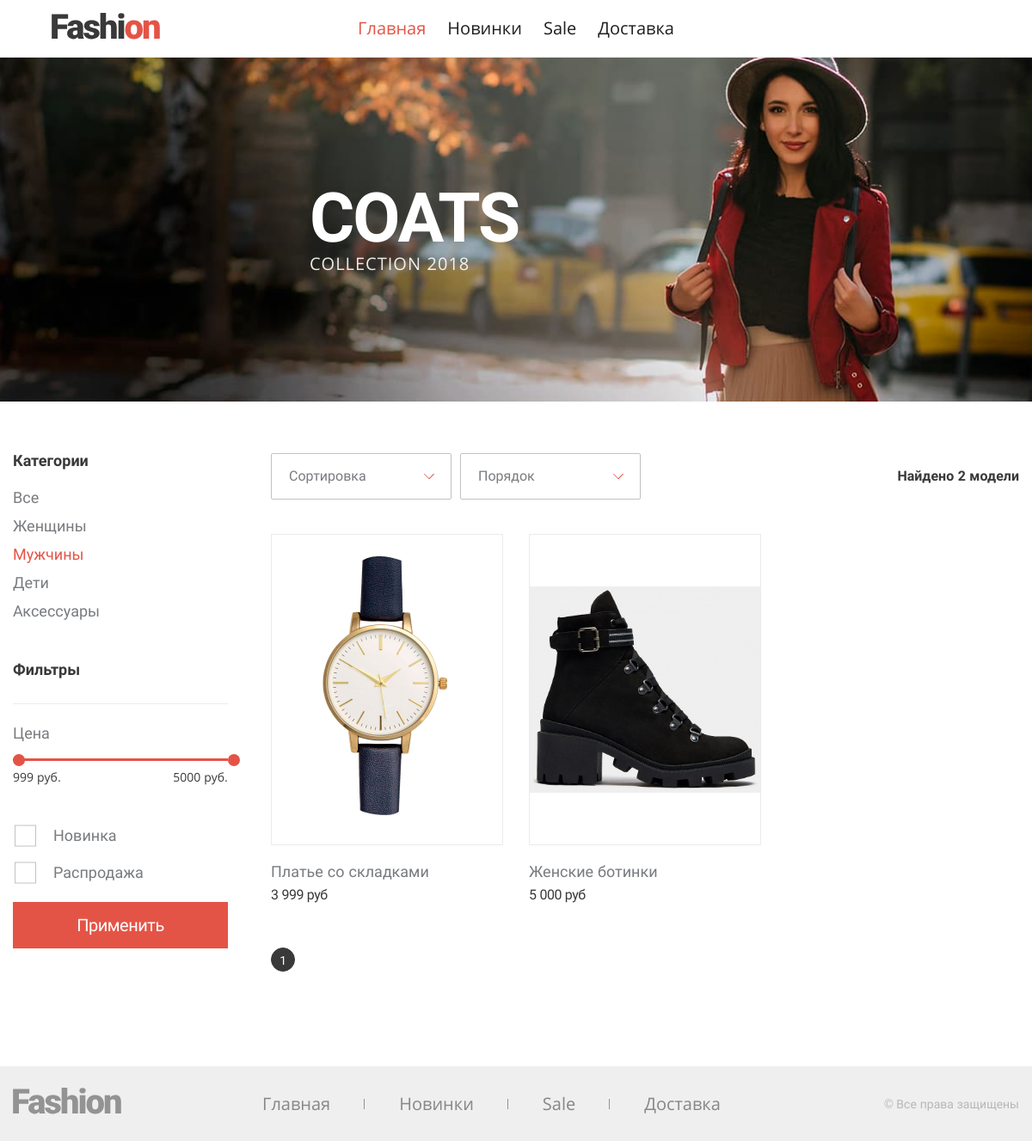
Screenshot of /?category=male with the database file from the repository.
### tables this page shows
CREATE TABLE `menu` (
  `id` int NOT NULL AUTO_INCREMENT,
  `name` varchar(45) NOT NULL,
  `path` varchar(255) NOT NULL,
  PRIMARY KEY (`id`),
  UNIQUE KEY `id_UNIQUE` (`id`)
);

CREATE TABLE `categories` (
  `id` int NOT NULL AUTO_INCREMENT,
  `name` varchar(45) NOT NULL,
  `path` varchar(255) NOT NULL,
  PRIMARY KEY (`id`),
  UNIQUE KEY `id_UNIQUE` (`id`)
);

CREATE TABLE `products` (
  `id` int NOT NULL AUTO_INCREMENT,
  `name` varchar(255) NOT NULL,
  `price` int NOT NULL,
  `image` varchar(255) NOT NULL,
  `new` tinyint(1) DEFAULT '0',
  `sale` tinyint(1) DEFAULT '0',
  `active` tinyint(1) NOT NULL DEFAULT '1',
  PRIMARY KEY (`id`),
  UNIQUE KEY `id_UNIQUE` (`id`)
);

### include/main.php (called while the page is built, shortened)
<?php
require($_SERVER['DOCUMENT_ROOT'] . '/include/connection.php');
function getData($table, $active = 1) {
    if ($active == 1) {
        $result = mysqli_query(
        connect(),
        "SELECT * FROM $table WHERE active = 1"
        );
    } else {
        $result = mysqli_query(
            connect(),
            "SELECT * FROM $table"
        );
    }
    $array = mysqli_fetch_all($result, MYSQLI_ASSOC);
    return $array;
}
function getMenu($section) {
    $result = mysqli_query(
        connect(),
        "SELECT m.name AS menu, m.path, s.name AS section FROM fashion.menu AS m
        LEFT JOIN menu_sections AS ms ON m.id = ms.id_menu
        LEFT JOIN sections AS s ON ms.id_section = s.id
        WHERE s.name = '$section'"
    );
    $array = mysqli_fetch_all($result, MYSQLI_ASSOC);
    return $array;
}
function isCurrentUrl($url, $component = PHP_URL_PATH){
   return parse_url($_SERVER['REQUEST_URI'], $component) == $url;
}
function activeMenu($array) {
   if (isCurrentUrl($array['path'])) {
      return 'active';
   }
}
function activeCategory($array) {
   if (isCurrentUrl('category=' . $array['path'], PHP_URL_QUERY)) {
      return 'active';
   }
}
function showList($array, $templates, $class) {
    include($_SERVER['DOCUMENT_ROOT'] . '/templates/' . $templates . '.php');
}
function getCategories($filter) {
    $result = mysqli_query(
        connect(),
        "SELECT c.name AS category, c.path, p.* FROM categories AS c
        LEFT JOIN categories_products AS cp ON c.id = cp.id_category
        LEFT JOIN products AS p ON p.id = cp.id_product
        WHERE c.path = '$filter' && p.active = 1"
    );
    $array = mysqli_fetch_all($result, MYSQLI_ASSOC);
    return $array;
}
function showPagination($total) {
    include($_SERVER['DOCUMENT_ROOT'] . '/templates/pagination.php');
}
$products = !isset($_GET['category']) || $_GET['category'] == "" ? getData('products') : getCategories($_GET['category']);

### index.php (called while the page is built)
<?php
require($_SERVER['DOCUMENT_ROOT'] . '/templates/header.php');
require($_SERVER['DOCUMENT_ROOT'] . '/templates/main.php');
require($_SERVER['DOCUMENT_ROOT'] . '/templates/footer.php');

### include/connection.php (called while the page is built, shortened)
<?php
function connect() {
    $host = HOST;
    $user = USER;
    $password = PASWORD;
    $dbname = DBNAME;
    static $connection = null;
    if ($connection === null) {
        $connection = mysqli_connect($host, $user, $password, $dbname) or die('Ошибка соединения');
    }
    return $connection;
}

### templates/filterList.php (the view)
<ul class="<?= $class ?>">
    <?php foreach ($array as $category) : ?>
          <li>
            <a class="filter__list-item <?= !isset($_GET['category']) && $category['name'] == 'Все' ? 'active' : activeCategory($category) ?>"
              href="<?= $category['path'] === "" ? parse_url($_SERVER['REQUEST_URI'], PHP_URL_PATH) : "?category=" . $category['path'] ?>">
            <?= $category['name'] ?>
            </a>
          </li>
    <?php endforeach ?>
</ul>

### templates/menu.php
<ul class="<?= $class ?>">
    <?php foreach ($array as $menuItem) : ?>
    <li>
        <a href="<?= $menuItem['path'] ?>"
        class="main-menu__item <?= activeMenu($menuItem) ?>"> <?= $menuItem['menu'] ?></a>
    </li>
    <?php endforeach ?>
</ul>

### templates/product.php
<?php foreach ($array as $productItem) : ?>
<article class="<?= $class ?>" tabindex="<?= $productItem['id'] ?>">
    <div class="product__image">
      <img src="/img/products/<?= $productItem['image'] ?>" alt="<?= $productItem['name'] ?>">
    </div>
    <p class="product__name"><?= $productItem['name'] ?></p>
    <span class="product__price"><?= number_format($productItem['price'], 0, ',', ' ') ?> руб</span>
</article>
<?php endforeach ?>

### rows the page displays
menu: name "Главная"
menu: name "Новинки"
menu: name "Sale"
menu: name "Доставка"
categories: name "Все"
categories: name "Женщины"
categories: name "Мужчины", products.image (picture), products.name "Платье со складками", products.price "3 999", products.name "Женские ботинки", products.price "5 000"
categories: name "Дети"
categories: name "Аксессуары"

### other values shown
getPrice() "999"
getPrice('MAX') "5000"
count($products) "2"
formatStringCount(count($products)) "модели"
